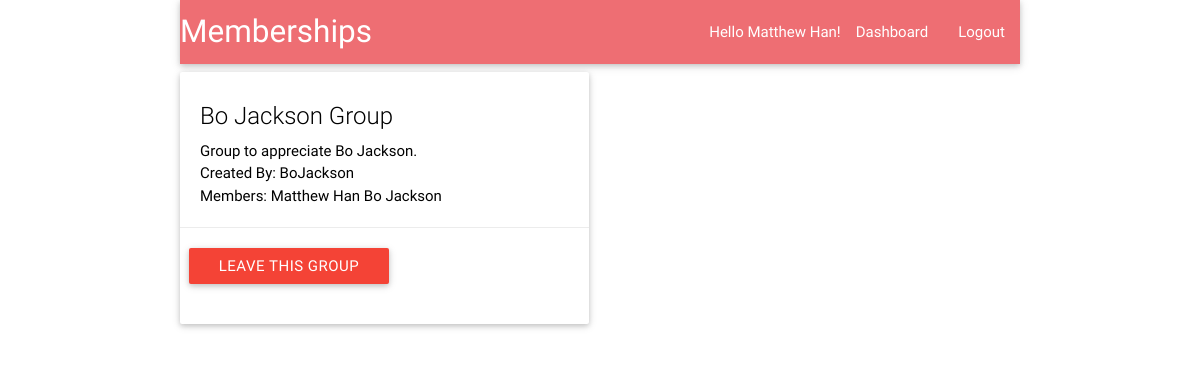
Screenshot of /groups/11/ (signed in) with the database file from the repository.
### apps/groups/models.py (models this page shows)
class Organization(models.Model):
    name = models.CharField(max_length = 255)
    description = models.CharField(max_length = 255)
    creator = models.ForeignKey(User, related_name='creator')
    members = models.ManyToManyField(User, related_name='member')

### apps/groups/views.py (the view, shortened to what this page needs)
# urls.py: url(r'^(?P<group_id>\d+)/', login_required(GroupView.as_view(),login_url='/users/login/')),
class GroupView(View):
    def get(self,request, group_id):
        print 'in GroupView get(Show One)'
        group = Organization.objects.get(id=group_id)
        context = {
            'group': group,
        }
        return render(request, 'groups/show.html', context)

### apps/groups/templates/groups/show.html (shortened to what this page needs)
{% extends "groups/base.html" %}
{% block content %}
    <div class="container">
        <div class="row">
            <div class="col s12 m6">
                <div class="card hoverable">
                    <div class="card-content black-text">
                        <span class="card-title black-text">{{group.name}}</span>
                        <p>{{group.description}}</p>
                        {% if request.user == group.creator %}
                            <p>Created By: YOU</p>
                        {% else %}
                            <p>Created By: {{group.creator}}</p>
                        {% endif %}
                        <p>Members:
                            {% for member in group.members.all %}
                                <span>{{ member.first_name }} {{ member.last_name }}</span>
                            {% endfor %}
                        </p>
                    </div>
                    <div class="card-action">
                        {% if request.user in group.members.all %}
                            <div class="row">
                                <form action="/groups/{{group.id}}/" method = 'post'>{% csrf_token %}
                                    <button class="btn red">Leave This Group</button>
                                </form>
                            </div>
                        {% endif %}
                    </div>
                </div>
            </div>
        </div>
    </div>
{% endblock %}

### apps/groups/templates/groups/base.html (shortened to what this page needs)
<!DOCTYPE html>
<html lang="en">
<head>
    {% load staticfiles %}
    <link rel="stylesheet" href="{% static 'groups/css/materialize.css' %}">
</head>
<body>
<div class="container">
    <nav>
        <div class="nav-wrapper">
            <a href="#" class="brand-logo">Memberships</a>
            <ul id="nav-mobile" class="right hide-on-med-and-down">
                <li>Hello {{request.user.first_name}}  {{request.user.last_name}}!</li>
                <li><a href="/groups/">Dashboard</a></li>
                <li><a href="/users/logout/">Logout</a></li>
            </ul>
        </div>
    </nav>
</div>
    {% block content %}{% endblock %}
</body>
</html>

### rows the page displays
Organization: name "Bo Jackson Group", description "Group to appreciate Bo Jackson.", creator "BoJackson"

### other values shown
{{ request.user.first_name }} "Matthew"
{{ request.user.last_name }} "Han"
{{ member.first_name }} "Matthew"
{{ member.last_name }} "Han"
{{ member.first_name }} "Bo"
{{ member.last_name }} "Jackson"
